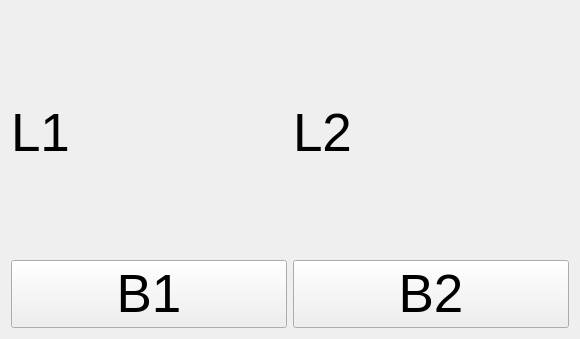
<?xml version="1.0" encoding="UTF-8"?>
<ui version="4.0">
 <class>myWidget</class>
 <widget class="QWidget" name="myWidget">
  <property name="geometry">
   <rect>
    <x>0</x>
    <y>0</y>
    <width>580</width>
    <height>339</height>
   </rect>
  </property>
  <property name="font">
   <font>
    <pointsize>40</pointsize>
   </font>
  </property>
  <property name="windowTitle">
   <string>Form</string>
  </property>
  <layout class="QHBoxLayout" name="horizontalLayout">
   <item>
    <layout class="QGridLayout" name="gridLayout">
     <item row="0" column="0">
      <widget class="QLabel" name="label1">
       <property name="text">
        <string>L1</string>
       </property>
      </widget>
     </item>
     <item row="0" column="1">
      <widget class="QLabel" name="label2">
       <property name="text">
        <string>L2</string>
       </property>
      </widget>
     </item>
     <item row="1" column="0">
      <widget class="QPushButton" name="button1">
       <property name="text">
        <string>B1</string>
       </property>
      </widget>
     </item>
     <item row="1" column="1">
      <widget class="QPushButton" name="button2">
       <property name="text">
        <string>B2</string>
       </property>
      </widget>
     </item>
    </layout>
   </item>
  </layout>
 </widget>
 <resources/>
 <connections/>
</ui>
